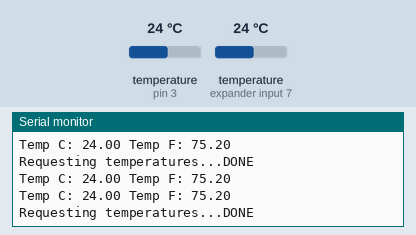
A sketch run on a simulated Arduino Uno, built with avr-gcc and run on an emulated ATmega328P. On the bench: the last lines printed to the serial monitor. The inputs (shaded band) are chosen by the test bench; at power-on: temperature (sensors on pin 3, expander input 7) 24 °C.

Above: at 1.3 s.
1.4 s: temperature (sensor on pin 3) set to 41 °C
At 1.71 s:
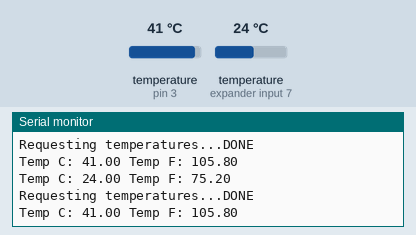
4.4 s: temperature (sensor on expander input 7) set to 7 °C
At 4.41 s:
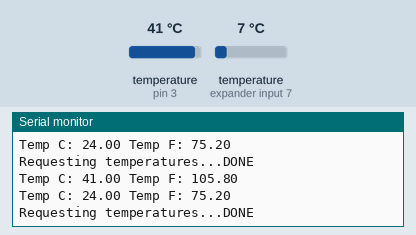
7.4 s: temperature (sensor on pin 3) set to 12 °C
At 7.48 s:
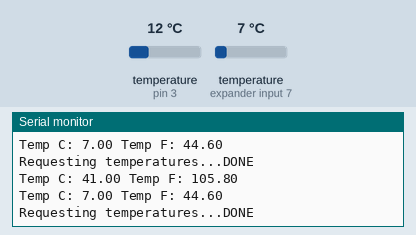
10.4 s: temperature (sensor on expander input 7) set to 12 °C
At 10.52 s:
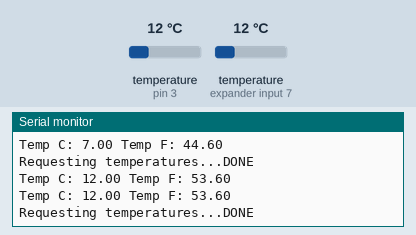
13.4 s: temperature (sensor on pin 3) set to 7 °C
At 13.59 s:
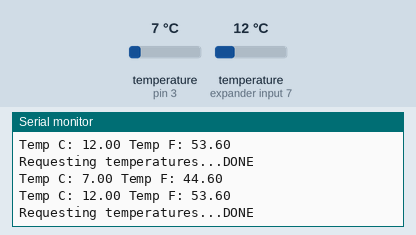
16.4 s: temperature (sensor on expander input 7) set to 41 °C
At 16.63 s:
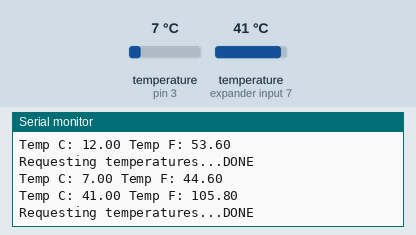
Timing chart, 0 to 19.4 s (numbered marks = the images above; inputs shaded):
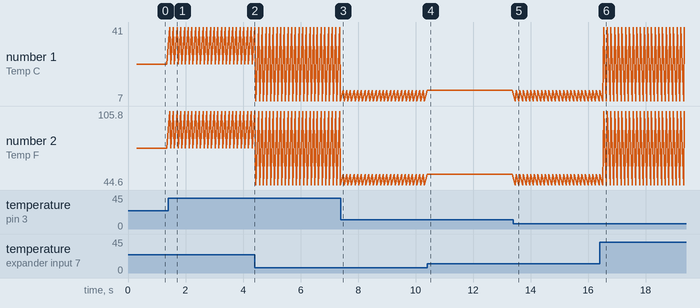

The sketch:

TemperatureSensors.ino
```cpp
#include <OneWire.h>
#include <DallasTemperature.h>

// Data wire is plugged into port 2 on the Arduino
#define ONE_WIRE_BUS 3

// Setup a oneWire instance to communicate with any OneWire devices (not just Maxim/Dallas temperature ICs)
OneWire oneWire(ONE_WIRE_BUS);

// Pass our oneWire reference to Dallas Temperature.
DallasTemperature sensors(&oneWire);

// arrays to hold device address
DeviceAddress insideThermometer1;
DeviceAddress insideThermometer2;

void setup(void)
{
  // start serial port
  Serial.begin(9600);
  Serial.println("Dallas Temperature IC Control Library Demo");

  // locate devices on the bus
  Serial.print("Locating devices...");
  sensors.begin();
  Serial.print("Found ");
  Serial.print(sensors.getDeviceCount(), DEC);
  Serial.println(" devices.");

  // report parasite power requirements
  Serial.print("Parasite power is: ");
  if (sensors.isParasitePowerMode()) Serial.println("ON");
  else Serial.println("OFF");

  // assign address manually.  the addresses below will beed to be changed
  // to valid device addresses on your bus.  device address can be retrieved
  // by using either oneWire.search(deviceAddress) or individually via
  // sensors.getAddress(deviceAddress, index)
  //insideThermometer = { 0x28, 0x1D, 0x39, 0x31, 0x2, 0x0, 0x0, 0xF0 };

  // Method 1:
  // search for devices on the bus and assign based on an index.  ideally,
  // you would do this to initially discover addresses on the bus and then
  // use those addresses and manually assign them (see above) once you know
  // the devices on your bus (and assuming they don't change).
  if (!sensors.getAddress(insideThermometer1, 0)) Serial.println("Unable to find address for Device 0");
  if (!sensors.getAddress(insideThermometer2, 1)) Serial.println("Unable to find address for Device 0");

  // method 2: search()
  // search() looks for the next device. Returns 1 if a new address has been
  // returned. A zero might mean that the bus is shorted, there are no devices,
  // or you have already retrieved all of them.  It might be a good idea to
  // check the CRC to make sure you didn't get garbage.  The order is
  // deterministic. You will always get the same devices in the same order
  //
  // Must be called before search()
  //oneWire.reset_search();
  // assigns the first address found to insideThermometer
  //if (!oneWire.search(insideThermometer)) Serial.println("Unable to find address for insideThermometer");

  // show the addresses we found on the bus
  Serial.print("Device 0 Address: ");
  printAddress(insideThermometer1);
  Serial.println();

  Serial.print("Device 1 Address: ");
  printAddress(insideThermometer2);
  Serial.println();

  // set the resolution to 9 bit (Each Dallas/Maxim device is capable of several different resolutions)
  sensors.setResolution(insideThermometer1, 9);
  sensors.setResolution(insideThermometer2, 9);

  Serial.print("Device 0 Resolution: ");
  Serial.print(sensors.getResolution(insideThermometer1), DEC);
  Serial.println();

  Serial.print("Device 1 Resolution: ");
  Serial.print(sensors.getResolution(insideThermometer2), DEC);
  Serial.println();
}

// function to print the temperature for a device
void printTemperature(DeviceAddress deviceAddress)
{
  // method 1 - slower
  //Serial.print("Temp C: ");
  //Serial.print(sensors.getTempC(deviceAddress));
  //Serial.print(" Temp F: ");
  //Serial.print(sensors.getTempF(deviceAddress)); // Makes a second call to getTempC and then converts to Fahrenheit

  // method 2 - faster
  float tempC = sensors.getTempC(deviceAddress);
  Serial.print("Temp C: ");
  Serial.print(tempC);
  Serial.print(" Temp F: ");
  Serial.println(DallasTemperature::toFahrenheit(tempC)); // Converts tempC to Fahrenheit
}

void loop(void)
{
  // call sensors.requestTemperatures() to issue a global temperature
  // request to all devices on the bus
  Serial.print("Requesting temperatures...");
  sensors.requestTemperatures(); // Send the command to get temperatures
  Serial.println("DONE");

  // It responds almost immediately. Let's print out the data
  printTemperature(insideThermometer1); // Use a simple function to print out the data
  printTemperature(insideThermometer2); // Use a simple function to print out the data
}

// function to print a device address
void printAddress(DeviceAddress deviceAddress)
{
  for (uint8_t i = 0; i < 8; i++)
  {
    if (deviceAddress[i] < 16) Serial.print("0");
    Serial.print(deviceAddress[i], HEX);
  }
}
```

Measured:
- after the input at 1.4 s, the serial monitor: prints a new line after 0.05 s (image 1)
- after the input at 13.4 s, the serial monitor: prints a new line after 0.06 s (image 5)
- after the input at 16.4 s, the serial monitor: prints a new line after 0.14 s (image 6)
- plotted number 1: 24 → 7 after the input at 4.4 s, 7 → 12 after the input at 7.4 s, 12 → 7 after the input at 13.4 s, 7 → 41 after the input at 16.4 s
- plotted number 2: 75.2 → 44.6 after the input at 4.4 s, 44.6 → 53.6 after the input at 7.4 s, 53.6 → 44.6 after the input at 13.4 s, 44.6 → 105.8 after the input at 16.4 s
